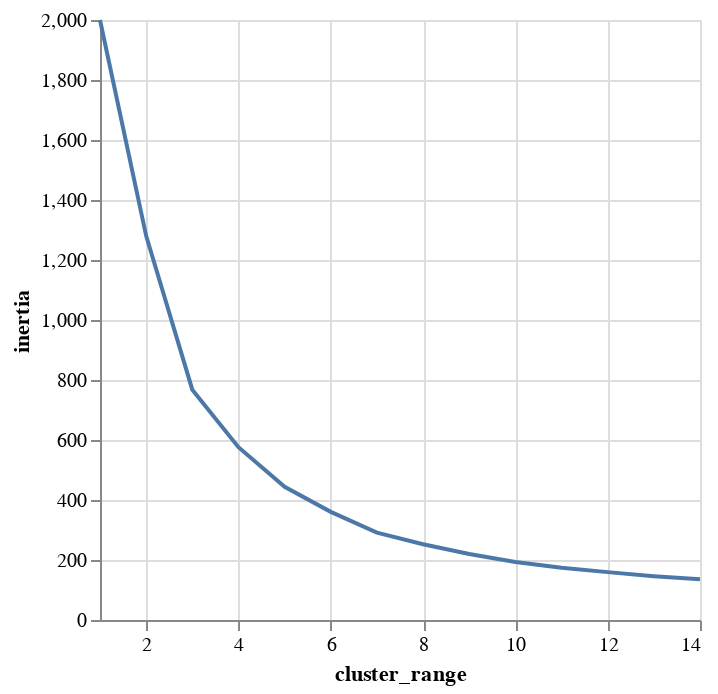

Notebook cell for this chart:
### Code cell
alt.Chart(clusters).mark_line().encode(alt.X('cluster_range'), 
                                       alt.Y('inertia'))

### Figure 1 — Vega-Lite specification as saved in the notebook (floating-point values rounded to 4 significant figures)
{"config": {"view": {"continuousWidth": 300, "continuousHeight": 300}}, "data": {"name": "data-09549978979eeb2b5d6cdf27a7a36ada"}, "mark": {"type": "line"}, "encoding": {"x": {"field": "cluster_range", "type": "quantitative"}, "y": {"field": "inertia", "type": "quantitative"}}, "$schema": "https://vega.github.io/schema/vega-lite/v5.8.0.json", "datasets": {"data-09549978979eeb2b5d6cdf27a7a36ada": [{"cluster_range": 1, "inertia": 2000.0}, {"cluster_range": 2, "inertia": 1281.0}, {"cluster_range": 3, "inertia": 767.7}, {"cluster_range": 4, "inertia": 576.1}, {"cluster_range": 5, "inertia": 443.9}, {"cluster_range": 6, "inertia": 360.4}, {"cluster_range": 7, "inertia": 291.4}, {"cluster_range": 8, "inertia": 252.7}, {"cluster_range": 9, "inertia": 219.8}, {"cluster_range": 10, "inertia": 193.3}, {"cluster_range": 11, "inertia": 174.5}, {"cluster_range": 12, "inertia": 159.6}, {"cluster_range": 13, "inertia": 146.1}, {"cluster_range": 14, "inertia": 135.6}]}}
